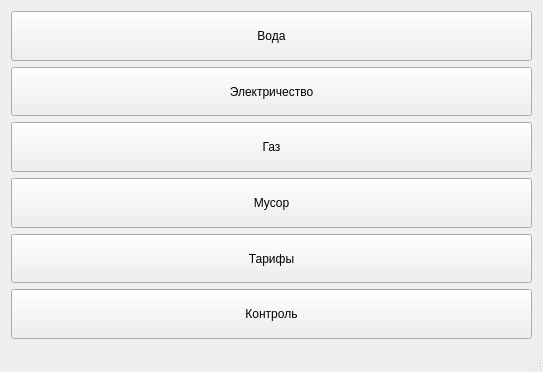
<?xml version="1.0" encoding="UTF-8"?>
<ui version="4.0">
 <class>MainWindow</class>
 <widget class="QMainWindow" name="MainWindow">
  <property name="geometry">
   <rect>
    <x>0</x>
    <y>0</y>
    <width>543</width>
    <height>372</height>
   </rect>
  </property>
  <property name="windowTitle">
   <string>MainWindow</string>
  </property>
  <widget class="QWidget" name="centralWidget">
   <layout class="QGridLayout" name="gridLayout">
    <item row="0" column="0">
     <layout class="QVBoxLayout" name="verticalLayout">
      <item>
       <widget class="QPushButton" name="pushButtonWater">
        <property name="sizePolicy">
         <sizepolicy hsizetype="Minimum" vsizetype="Minimum">
          <horstretch>0</horstretch>
          <verstretch>0</verstretch>
         </sizepolicy>
        </property>
        <property name="layoutDirection">
         <enum>Qt::LeftToRight</enum>
        </property>
        <property name="autoFillBackground">
         <bool>false</bool>
        </property>
        <property name="text">
         <string>Вода</string>
        </property>
       </widget>
      </item>
      <item>
       <widget class="QPushButton" name="pushButtonElectricity">
        <property name="sizePolicy">
         <sizepolicy hsizetype="Minimum" vsizetype="Minimum">
          <horstretch>0</horstretch>
          <verstretch>0</verstretch>
         </sizepolicy>
        </property>
        <property name="text">
         <string>Электричество</string>
        </property>
       </widget>
      </item>
      <item>
       <widget class="QPushButton" name="pushButtonGas">
        <property name="sizePolicy">
         <sizepolicy hsizetype="Minimum" vsizetype="Minimum">
          <horstretch>0</horstretch>
          <verstretch>0</verstretch>
         </sizepolicy>
        </property>
        <property name="text">
         <string>Газ</string>
        </property>
       </widget>
      </item>
      <item>
       <widget class="QPushButton" name="pushButtonRubbish">
        <property name="sizePolicy">
         <sizepolicy hsizetype="Minimum" vsizetype="Minimum">
          <horstretch>0</horstretch>
          <verstretch>0</verstretch>
         </sizepolicy>
        </property>
        <property name="text">
         <string>Мусор</string>
        </property>
       </widget>
      </item>
      <item>
       <widget class="QPushButton" name="pushButtonTariff">
        <property name="sizePolicy">
         <sizepolicy hsizetype="Minimum" vsizetype="Minimum">
          <horstretch>0</horstretch>
          <verstretch>0</verstretch>
         </sizepolicy>
        </property>
        <property name="text">
         <string>Тарифы</string>
        </property>
       </widget>
      </item>
      <item>
       <widget class="QPushButton" name="pushButtonControl">
        <property name="sizePolicy">
         <sizepolicy hsizetype="Minimum" vsizetype="Minimum">
          <horstretch>0</horstretch>
          <verstretch>0</verstretch>
         </sizepolicy>
        </property>
        <property name="text">
         <string>Контроль</string>
        </property>
       </widget>
      </item>
     </layout>
    </item>
   </layout>
  </widget>
  <widget class="QStatusBar" name="statusBar"/>
 </widget>
 <layoutdefault spacing="6" margin="11"/>
 <resources/>
 <connections/>
</ui>
